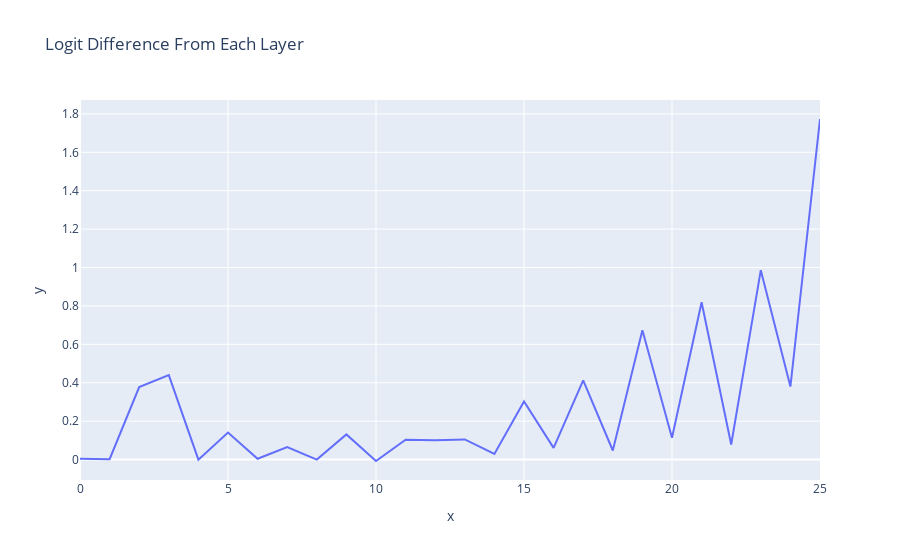

Notebook code cell kept with this figure:
### Markdown cell above
### Layer Attribution

### Code cell
per_layer_residual, labels = cache.decompose_resid(
    layer=-1, pos_slice=-1, return_labels=True
)
per_layer_logit_diffs = residual_stack_to_logit_diff(per_layer_residual, cache)
line(per_layer_logit_diffs, hover_name=labels, title="Logit Difference From Each Layer")

### Figure 1 — Plotly figure (JSON) as saved in the notebook; plotly's stock layout.template omitted (floating-point values rounded to 4 significant figures)
{"data": [{"hovertemplate": "<b>%{hovertext}</b><br><br>x=%{x}<br>y=%{y}<extra></extra>", "hovertext": ["embed", "pos_embed", "0_attn_out", "0_mlp_out", "1_attn_out", "1_mlp_out", "2_attn_out", "2_mlp_out", "3_attn_out", "3_mlp_out", "4_attn_out", "4_mlp_out", "5_attn_out", "5_mlp_out", "6_attn_out", "6_mlp_out", "7_attn_out", "7_mlp_out", "8_attn_out", "8_mlp_out", "9_attn_out", "9_mlp_out", "10_attn_out", "10_mlp_out", "11_attn_out", "11_mlp_out"], "legendgroup": "", "line": {"color": "#636efa", "dash": "solid"}, "marker": {"symbol": "circle"}, "mode": "lines", "name": "", "orientation": "v", "showlegend": false, "type": "scatter", "x": [0, 1, 2, 3, 4, 5, 6, 7, 8, 9, 10, 11, 12, 13, 14, 15, 16, 17, 18, 19, 20, 21, 22, 23, 24, 25], "xaxis": "x", "y": [0.0042, 0.001845, 0.3772, 0.4395, -0.0004831, 0.1404, 0.004194, 0.06483, -0.0002955, 0.1309, -0.007498, 0.1033, 0.09999, 0.1051, 0.02903, 0.3027, 0.06087, 0.4127, 0.04716, 0.6731, 0.1139, 0.8195, 0.07826, 0.9865, 0.38, 1.774], "yaxis": "y"}], "layout": {"legend": {"tracegroupgap": 0}, "title": {"text": "Logit Difference From Each Layer"}, "xaxis": {"anchor": "y", "domain": [0, 1], "title": {"text": "x"}}, "yaxis": {"anchor": "x", "domain": [0, 1], "title": {"text": "y"}}}}
